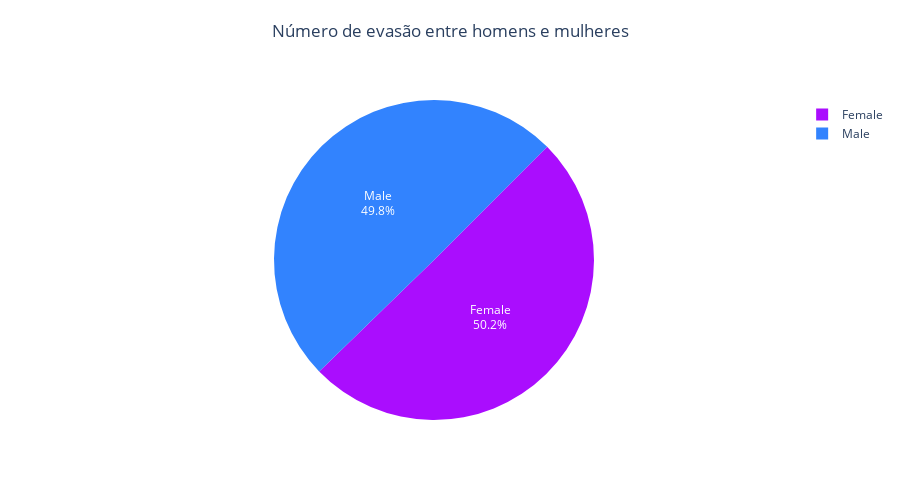

The notebook cell saved with this chart:
### Markdown cell above
**Evasão por gênero**

### Code cell
df_gender = df[['customer.gender', 'Churn']].value_counts().reset_index()
df_gender_yes = df_gender.query('Churn == "Yes"')

fig = px.pie(df_gender_yes, values='count', names='customer.gender', title='Número de evasão entre homens e mulheres', color='customer.gender', color_discrete_sequence=px.colors.qualitative.Alphabet)
fig.update_layout(
    width = 900,
    height= 500,
    title={
        'text': 'Número de evasão entre homens e mulheres',
        'y':0.95,                     
        'x':0.5,                        
        'xanchor': 'center',            
        'yanchor': 'top'  
    })
fig.update_traces(textposition='inside', textinfo='percent+label', rotation=45, hovertemplate="<b>%{label}</b><br>Total: %{value}<br>Porcentagem: %{percent}")
fig.show()

### Figure 1 — Plotly figure (JSON) as saved in the notebook; plotly's stock layout.template omitted (floating-point values rounded to 4 significant figures)
{"data": [{"customdata": [["Female"], ["Male"]], "domain": {"x": [0, 1], "y": [0, 1]}, "hovertemplate": "<b>%{label}</b><br>Total: %{value}<br>Porcentagem: %{percent}", "labels": ["Female", "Male"], "legendgroup": "", "marker": {"colors": ["#AA0DFE", "#3283FE"]}, "name": "", "rotation": 45, "showlegend": true, "textinfo": "percent+label", "textposition": "inside", "type": "pie", "values": [939, 930]}], "layout": {"height": 500, "legend": {"tracegroupgap": 0}, "piecolorway": ["#AA0DFE", "#3283FE", "#85660D", "#782AB6", "#565656", "#1C8356", "#16FF32", "#F7E1A0", "#E2E2E2", "#1CBE4F", "#C4451C", "#DEA0FD", "#FE00FA", "#325A9B", "#FEAF16", "#F8A19F", "#90AD1C", "#F6222E", "#1CFFCE", "#2ED9FF", "#B10DA1", "#C075A6", "#FC1CBF", "#B00068", "#FBE426", "#FA0087"], "title": {"text": "Número de evasão entre homens e mulheres", "x": 0.5, "xanchor": "center", "y": 0.95, "yanchor": "top"}, "width": 900}}
